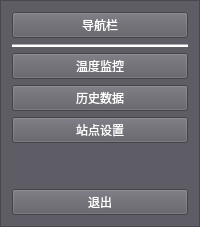
     <widget class="QFrame" name="daohang">
      <property name="styleSheet">
       <string notr="true">background-color: rgb(94, 92, 100);</string>
      </property>
      <property name="frameShape">
       <enum>QFrame::StyledPanel</enum>
      </property>
      <property name="frameShadow">
       <enum>QFrame::Plain</enum>
      </property>
      <layout class="QGridLayout" name="gridLayout">
       <item row="0" column="0">
        <widget class="QPushButton" name="pushButton_5">
         <property name="styleSheet">
          <string notr="true">color: rgb(255, 255, 255);</string>
         </property>
         <property name="text">
          <string>导航栏</string>
         </property>
        </widget>
       </item>
       <item row="1" column="0">
        <widget class="Line" name="line">
         <property name="sizePolicy">
          <sizepolicy hsizetype="Minimum" vsizetype="Fixed">
           <horstretch>0</horstretch>
           <verstretch>29</verstretch>
          </sizepolicy>
         </property>
         <property name="styleSheet">
          <string notr="true">color: rgb(255, 255, 255);
background-color: rgb(255, 255, 255);</string>
         </property>
         <property name="orientation">
          <enum>Qt::Horizontal</enum>
         </property>
        </widget>
       </item>
       <item row="2" column="0">
        <layout class="QVBoxLayout" name="verticalLayout">
         <item>
          <widget class="QPushButton" name="temperature_btn">
           <property name="styleSheet">
            <string notr="true">color: rgb(255, 255, 255);</string>
           </property>
           <property name="text">
            <string>温度监控</string>
           </property>
          </widget>
         </item>
         <item>
          <widget class="QPushButton" name="history_btn">
           <property name="styleSheet">
            <string notr="true">color: rgb(255, 255, 255);</string>
           </property>
           <property name="text">
            <string>历史数据</string>
           </property>
          </widget>
         </item>
         <item>
          <widget class="QPushButton" name="client_setup_btn">
           <property name="styleSheet">
            <string notr="true">color: rgb(255, 255, 255);</string>
           </property>
           <property name="text">
            <string>站点设置</string>
           </property>
          </widget>
         </item>
         <item>
          <spacer name="verticalSpacer">
           <property name="orientation">
            <enum>Qt::Vertical</enum>
           </property>
           <property name="sizeHint" stdset="0">
            <size>
             <width>20</width>
             <height>40</height>
            </size>
           </property>
          </spacer>
         </item>
         <item>
          <widget class="QPushButton" name="exit_btn">
           <property name="styleSheet">
            <string notr="true">color: rgb(255, 255, 255);</string>
           </property>
           <property name="text">
            <string>退出</string>
           </property>
          </widget>
         </item>
        </layout>
       </item>
      </layout>
     </widget>
